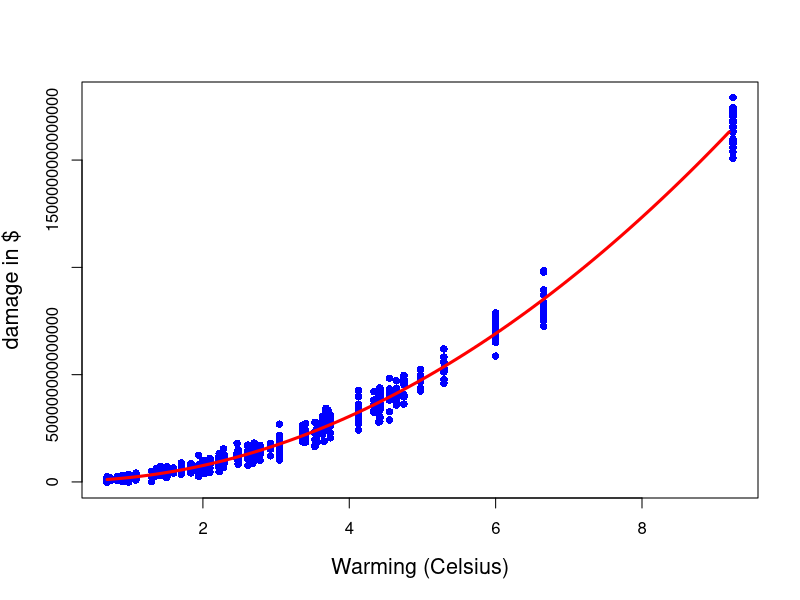
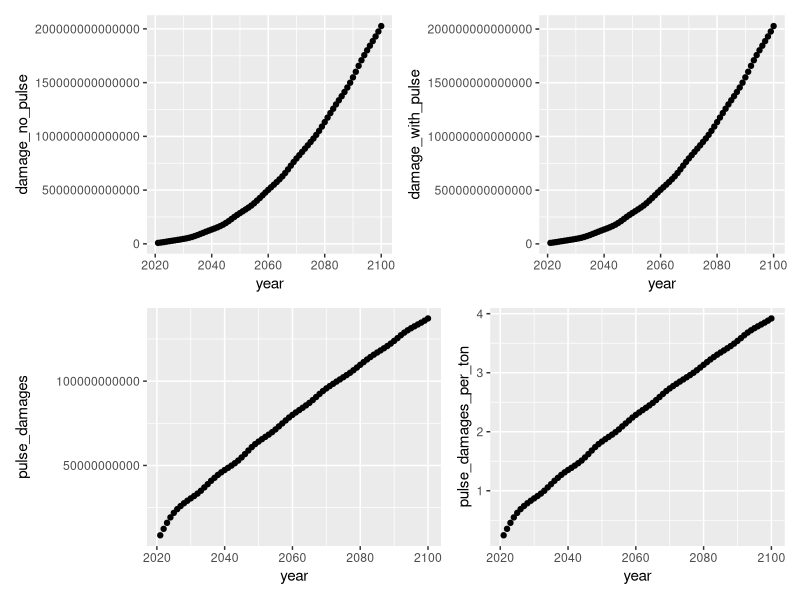
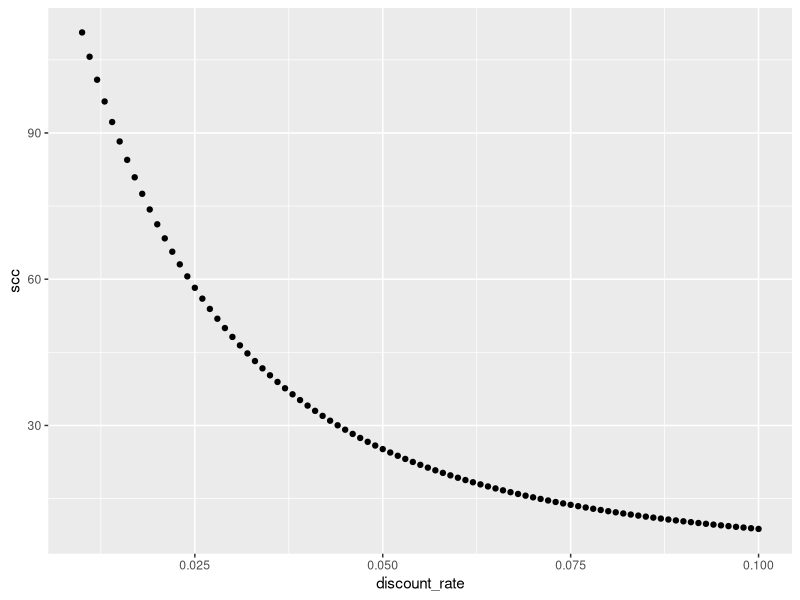
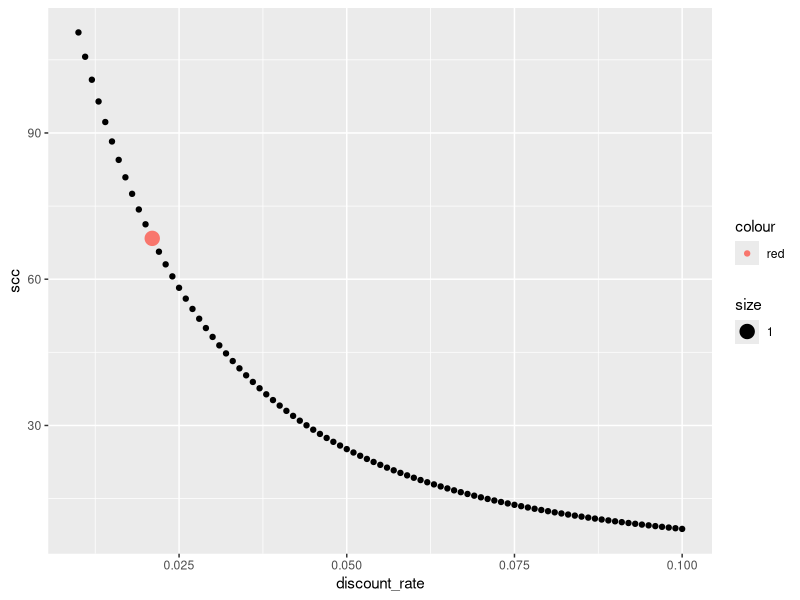

Here is the R script that generated these plots, in order:
## ---- chunk 1
knitr::opts_chunk$set(
	echo = TRUE,
	message = FALSE,
	warning = FALSE
)
options(scipen=999)
library(here)
library(tidyverse)
library(patchwork)
## ---- chunk 2
#read in data
damages_data <- read_csv(here("damages.csv"))

warming_data <- read_csv(here("warming.csv"))

#creating vectors of values
damages_data <- damages_data %>% 
  mutate(warming2 = warming^2)

#creating vectors
damages <- damages_data$damages
warming <- damages_data$warming
warming2 <- damages_data$warming2

#estimating quadratic model
damages_quad_model=lm(method = 'lm', damages ~ warming + warming2)

summary(damages_quad_model)

#creating a sequence of warming values to test predictions on
warmingvalues <- seq(0.6900000, 9.243000, 0.1)

#generating predictions
predictedcounts <- predict(damages_quad_model,list(warming=warmingvalues, warming2=warmingvalues^2))

#plotting
plot(warming, damages, pch=16, xlab = "Warming (Celsius)", ylab = "damage in $", cex.lab = 1.3, col = "blue");
lines(warmingvalues, predictedcounts, col = "red", lwd = 3)
## ---- chunk 3
#making a damage function--do it with stored intercepts later
damage_function <- function(x){
  damage <- -3018856250104*x + 19589020155100*x^2
  return(damage)
}

#creating new columns
warming_scenarios <- warming_data %>% 
  mutate(damage_no_pulse = damage_function(warming_baseline)) %>% 
  mutate(damage_with_pulse = damage_function(warming_pulse)) %>% 
  mutate(pulse_damages = damage_with_pulse - damage_no_pulse) %>% 
  mutate(pulse_damages_per_ton = pulse_damages/35000000000)

#create graphs
damage_no_pulse_graph <- ggplot(data = warming_scenarios, aes(x = year, y = damage_no_pulse)) +
  geom_point()

damage_with_pulse_graph <- ggplot(data = warming_scenarios, aes(x = year, y = damage_with_pulse)) +
  geom_point()

pulse_damages_graph <- ggplot(data = warming_scenarios, aes(x = year, y = pulse_damages)) +
  geom_point()

pulse_damages_per_ton_graph <- ggplot(data = warming_scenarios, aes(x = year, y = pulse_damages_per_ton)) +
  geom_point()
 
#put the graphs together
(damage_no_pulse_graph + damage_with_pulse_graph)/(pulse_damages_graph + pulse_damages_per_ton_graph)
## ---- chunk 4
#function that takes in two vectors
#num = first co2 damage per ton
#dr = discount rate
scc_function <- function(num, dr = .02) {
  sum <- 0;
  r <- dr
  for(t in c(1:length(num))){
      present <- num[t]/(1+r)^t
      sum <- sum+present
  }
  return(sum)
}

#generating a list of discount rates to use
discount_rate <- seq(.01, .1, .001)

#testing it out
scc_function(warming_scenarios$pulse_damages_per_ton, discount_rate)

#creating a dataframe
scc <- data.frame(discount_rate<-discount_rate, 
scc<-scc_function(warming_scenarios$pulse_damages_per_ton, discount_rate))
colnames(scc) = c("discount_rate", "scc")

#graphing
ggplot(data = scc, aes(x = discount_rate, y = scc)) +
  geom_point()
## ---- chunk 5
#finding discount rate
ramsey_discount_rate <- 0.001 + 2*0.01

#inserting this into discount rate
ramsey_point <- data.frame(ramsey_discount_rate, scc_function(warming_scenarios$pulse_damages_per_ton, ramsey_discount_rate))

#changing col names
colnames(ramsey_point) = c("discount_rate", "ramsey_scc")

ggplot() +
  geom_point(data = scc, aes(x = discount_rate, y = scc)) +
  geom_point(data = ramsey_point, aes(x = ramsey_discount_rate, y = ramsey_scc, color = "red", size = 1))#
